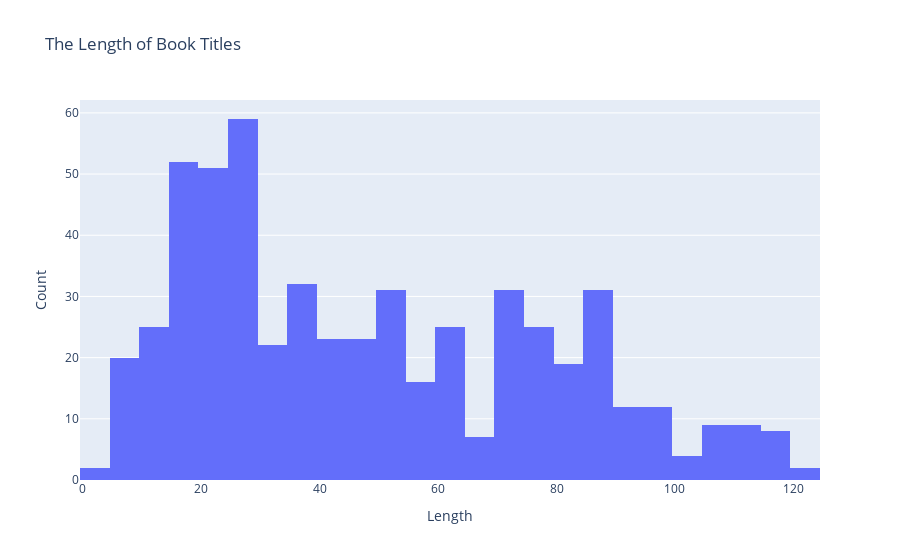

This figure's notebook cell:
### Code cell
fig = go.Figure(data=[go.Histogram(x=length_of_title)])
fig.update_layout(title="The Length of Book Titles")
fig.update_xaxes(title_text="Length")
fig.update_yaxes(title_text="Count")
fig.show()

### Figure 1 — Plotly figure (JSON) as saved in the notebook; plotly's stock layout.template omitted (floating-point values rounded to 4 significant figures; data arrays with more than 128 entries replaced by an {"elided": "..."} marker saying what was removed)
{"data": [{"type": "histogram", "x": {"elided": "550 int values"}}], "layout": {"title": {"text": "The Length of Book Titles"}, "xaxis": {"title": {"text": "Length"}}, "yaxis": {"title": {"text": "Count"}}}}
